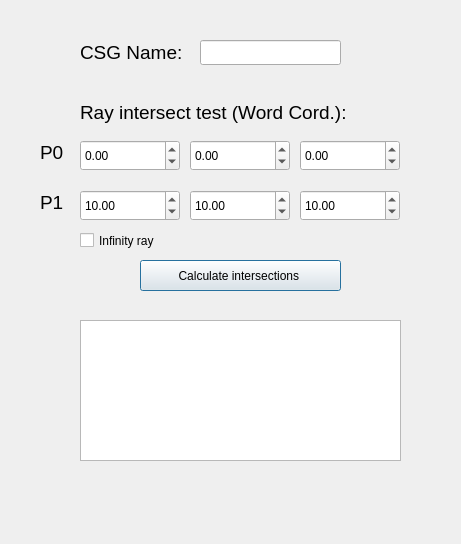
<?xml version="1.0" encoding="UTF-8"?>
<ui version="4.0">
 <class>CSGOptions</class>
 <widget class="QDialog" name="CSGOptions">
  <property name="geometry">
   <rect>
    <x>0</x>
    <y>0</y>
    <width>461</width>
    <height>544</height>
   </rect>
  </property>
  <property name="windowTitle">
   <string>Dialog</string>
  </property>
  <widget class="QLabel" name="label_6">
   <property name="geometry">
    <rect>
     <x>80</x>
     <y>40</y>
     <width>111</width>
     <height>25</height>
    </rect>
   </property>
   <property name="font">
    <font>
     <pointsize>14</pointsize>
    </font>
   </property>
   <property name="text">
    <string>CSG Name:</string>
   </property>
  </widget>
  <widget class="QLineEdit" name="id_input_name">
   <property name="geometry">
    <rect>
     <x>200</x>
     <y>40</y>
     <width>141</width>
     <height>25</height>
    </rect>
   </property>
  </widget>
  <widget class="QDoubleSpinBox" name="P0x">
   <property name="geometry">
    <rect>
     <x>80</x>
     <y>140</y>
     <width>100</width>
     <height>31</height>
    </rect>
   </property>
   <property name="minimum">
    <double>-9999999.000000000000000</double>
   </property>
   <property name="maximum">
    <double>9999999999.000000000000000</double>
   </property>
   <property name="singleStep">
    <double>1.000000000000000</double>
   </property>
   <property name="value">
    <double>0.000000000000000</double>
   </property>
  </widget>
  <widget class="QLabel" name="label_7">
   <property name="geometry">
    <rect>
     <x>80</x>
     <y>100</y>
     <width>271</width>
     <height>25</height>
    </rect>
   </property>
   <property name="font">
    <font>
     <pointsize>14</pointsize>
    </font>
   </property>
   <property name="text">
    <string>Ray intersect test (Word Cord.):  </string>
   </property>
  </widget>
  <widget class="QLabel" name="label_8">
   <property name="geometry">
    <rect>
     <x>40</x>
     <y>140</y>
     <width>31</width>
     <height>25</height>
    </rect>
   </property>
   <property name="font">
    <font>
     <pointsize>14</pointsize>
    </font>
   </property>
   <property name="text">
    <string>P0</string>
   </property>
  </widget>
  <widget class="QLabel" name="label_9">
   <property name="geometry">
    <rect>
     <x>40</x>
     <y>190</y>
     <width>31</width>
     <height>25</height>
    </rect>
   </property>
   <property name="font">
    <font>
     <pointsize>14</pointsize>
    </font>
   </property>
   <property name="text">
    <string>P1</string>
   </property>
  </widget>
  <widget class="QDoubleSpinBox" name="P0y">
   <property name="geometry">
    <rect>
     <x>190</x>
     <y>140</y>
     <width>100</width>
     <height>31</height>
    </rect>
   </property>
   <property name="minimum">
    <double>-9999999.000000000000000</double>
   </property>
   <property name="maximum">
    <double>9999999999.000000000000000</double>
   </property>
   <property name="singleStep">
    <double>1.000000000000000</double>
   </property>
   <property name="value">
    <double>0.000000000000000</double>
   </property>
  </widget>
  <widget class="QDoubleSpinBox" name="P0z">
   <property name="geometry">
    <rect>
     <x>300</x>
     <y>140</y>
     <width>100</width>
     <height>31</height>
    </rect>
   </property>
   <property name="minimum">
    <double>-9999999.000000000000000</double>
   </property>
   <property name="maximum">
    <double>9999999999.000000000000000</double>
   </property>
   <property name="singleStep">
    <double>1.000000000000000</double>
   </property>
   <property name="value">
    <double>0.000000000000000</double>
   </property>
  </widget>
  <widget class="QDoubleSpinBox" name="P1z">
   <property name="geometry">
    <rect>
     <x>300</x>
     <y>190</y>
     <width>100</width>
     <height>31</height>
    </rect>
   </property>
   <property name="minimum">
    <double>-9999999.000000000000000</double>
   </property>
   <property name="maximum">
    <double>9999999999.000000000000000</double>
   </property>
   <property name="singleStep">
    <double>1.000000000000000</double>
   </property>
   <property name="value">
    <double>10.000000000000000</double>
   </property>
  </widget>
  <widget class="QDoubleSpinBox" name="P1x">
   <property name="geometry">
    <rect>
     <x>80</x>
     <y>190</y>
     <width>100</width>
     <height>31</height>
    </rect>
   </property>
   <property name="minimum">
    <double>-9999999.000000000000000</double>
   </property>
   <property name="maximum">
    <double>9999999999.000000000000000</double>
   </property>
   <property name="singleStep">
    <double>1.000000000000000</double>
   </property>
   <property name="value">
    <double>10.000000000000000</double>
   </property>
  </widget>
  <widget class="QDoubleSpinBox" name="P1y">
   <property name="geometry">
    <rect>
     <x>190</x>
     <y>190</y>
     <width>100</width>
     <height>31</height>
    </rect>
   </property>
   <property name="minimum">
    <double>-9999999.000000000000000</double>
   </property>
   <property name="maximum">
    <double>9999999999.000000000000000</double>
   </property>
   <property name="singleStep">
    <double>1.000000000000000</double>
   </property>
   <property name="value">
    <double>10.000000000000000</double>
   </property>
  </widget>
  <widget class="QTextBrowser" name="Inf">
   <property name="geometry">
    <rect>
     <x>80</x>
     <y>320</y>
     <width>321</width>
     <height>141</height>
    </rect>
   </property>
  </widget>
  <widget class="QPushButton" name="pushButton">
   <property name="geometry">
    <rect>
     <x>140</x>
     <y>260</y>
     <width>201</width>
     <height>31</height>
    </rect>
   </property>
   <property name="text">
    <string>Calculate intersections </string>
   </property>
  </widget>
  <widget class="QLabel" name="error">
   <property name="geometry">
    <rect>
     <x>160</x>
     <y>480</y>
     <width>171</width>
     <height>41</height>
    </rect>
   </property>
   <property name="text">
    <string/>
   </property>
  </widget>
  <widget class="QCheckBox" name="checkBox">
   <property name="geometry">
    <rect>
     <x>80</x>
     <y>230</y>
     <width>121</width>
     <height>21</height>
    </rect>
   </property>
   <property name="text">
    <string>Infinity ray</string>
   </property>
  </widget>
 </widget>
 <resources/>
 <connections/>
</ui>
